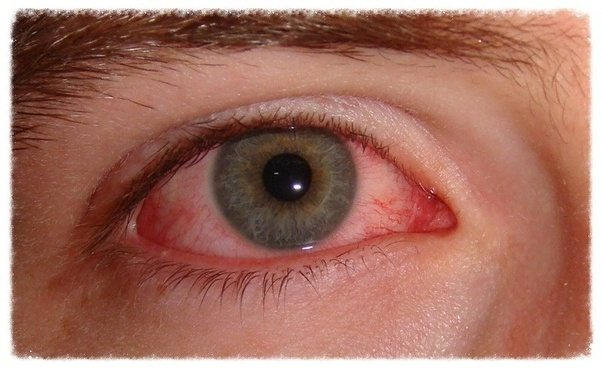
#> input picture data/images/mobile-eye-damage.jpg, 602 x 370 px
$ python -i blur_detection.py   (imports and definitions only)   (older library calls are emulated)
#> lines starting #> are read from the running program, lines starting #| are printed output that depends on the picture
"""Blur detection methods for pupil region analysis.

This module provides three blur detection techniques:
1. Variance of Laplacian - measures how rapidly pixel values change
2. Tenegrad Gradient Energy - measures edge contrast/sharpness
3. Frequency Domain (Fourier) - analyzes frequency content dampening

These methods are combined with weighted averaging to produce a final blur score.
Higher scores indicate sharper/clearer images; lower scores indicate more blur.
"""

from __future__ import annotations

from dataclasses import dataclass
from typing import Tuple

import cv2
import numpy as np


@dataclass
class BlurConfig:
    """Configuration for blur detection weighting."""

    laplacian_weight: float = 0.4
    tenegrad_weight: float = 0.35
    fourier_weight: float = 0.25
    # Minimum region size for reliable detection
    min_region_pixels: int = 100
    # Fourier analysis parameters
    fourier_low_freq_ratio: float = 0.1  # Fraction of spectrum considered low freq
    # Normalization constants for score scaling
    # These scale raw scores to approximately 0-100 range for consistent comparison
    laplacian_normalization: float = 10.0  # Laplacian variance divisor
    tenegrad_normalization: float = 10.0   # Tenegrad sqrt(score) divisor


# Small value to prevent division by zero in energy calculations
_ENERGY_EPSILON = 1e-10


@dataclass
class BlurResult:
    """Results from blur detection analysis."""

    laplacian_score: float
    tenegrad_score: float
    fourier_score: float
    combined_score: float
    is_blurry: bool
    blur_threshold: float


# [53 lines left out: function extract_pupil_region, not called in this run]


def _ensure_grayscale(image: np.ndarray) -> np.ndarray:
    """Convert to grayscale if needed."""
    if len(image.shape) == 3:
        return cv2.cvtColor(image, cv2.COLOR_BGR2GRAY)
    return image


def compute_laplacian_variance(image: np.ndarray, mask: np.ndarray | None = None) -> float:
    """
    Compute Variance of Laplacian (VoL) for blur detection.

    The Laplacian operator measures how rapidly pixel values change.
    A sharp image will have high variance in the Laplacian response,
    while a blurry image will have low variance.

    Args:
        image: Input image (grayscale or color)
        mask: Optional mask to restrict analysis to specific region

    Returns:
        Variance of Laplacian (higher = sharper image)
    """
    gray = _ensure_grayscale(image)

    # Apply Laplacian operator
    laplacian = cv2.Laplacian(gray, cv2.CV_64F)

    if mask is not None:
        # Only consider pixels within the mask
        masked_laplacian = laplacian[mask > 0]
        if masked_laplacian.size == 0:
            return 0.0
        return float(np.var(masked_laplacian))

    return float(np.var(laplacian))


def compute_tenegrad_score(image: np.ndarray, mask: np.ndarray | None = None) -> float:
    """
    Compute Tenegrad Gradient Energy Focus Measure.

    Tenegrad uses the Sobel operator to detect gradients (edges).
    It's particularly good at detecting edge contrast which is
    expected at the boundary of eye features.

    Args:
        image: Input image (grayscale or color)
        mask: Optional mask to restrict analysis to specific region

    Returns:
        Tenegrad score (higher = sharper edges/more contrast)
    """
    gray = _ensure_grayscale(image)

    # Compute Sobel gradients
    grad_x = cv2.Sobel(gray, cv2.CV_64F, 1, 0, ksize=3)
    grad_y = cv2.Sobel(gray, cv2.CV_64F, 0, 1, ksize=3)

    # Tenegrad is the sum of squared gradient magnitudes
    gradient_energy = grad_x**2 + grad_y**2

    if mask is not None:
        masked_energy = gradient_energy[mask > 0]
        if masked_energy.size == 0:
            return 0.0
        # Return mean energy for normalization
        return float(np.mean(masked_energy))

    return float(np.mean(gradient_energy))


def compute_fourier_blur_score(
    image: np.ndarray,
    mask: np.ndarray | None = None,
    low_freq_ratio: float = 0.1,
) -> float:
    """
    Compute Frequency Domain Blur Score using Fourier analysis.

    Cataracts and blur dampen high frequencies, resulting in a
    "milkier" or more uniform color. This method analyzes the
    ratio of high-frequency to low-frequency content.

    Args:
        image: Input image (grayscale or color)
        mask: Optional mask to restrict analysis to specific region
        low_freq_ratio: Fraction of spectrum considered low frequency

    Returns:
        Fourier blur score (higher = more high-frequency content = sharper)
    """
    gray = _ensure_grayscale(image)

    if mask is not None:
        # Apply mask - set non-masked pixels to mean to reduce edge artifacts
        masked_gray = gray.copy().astype(np.float64)
        mean_val = np.mean(gray[mask > 0]) if np.any(mask > 0) else 0
        masked_gray[mask == 0] = mean_val
        gray = masked_gray.astype(np.uint8)

    # Compute 2D FFT
    f_transform = np.fft.fft2(gray.astype(np.float64))
    f_shift = np.fft.fftshift(f_transform)

    # Get magnitude spectrum
    magnitude = np.abs(f_shift)

    # Create low-frequency mask (center of spectrum)
    rows, cols = gray.shape
    crow, ccol = rows // 2, cols // 2

    # Low frequency radius
    low_freq_radius = int(min(rows, cols) * low_freq_ratio)

    # Create masks for low and high frequency regions
    y, x = np.ogrid[:rows, :cols]
    distance_from_center = np.sqrt((x - ccol)**2 + (y - crow)**2)

    low_freq_mask = distance_from_center <= low_freq_radius
    high_freq_mask = ~low_freq_mask

    # Calculate energy in each band
    low_freq_energy = np.sum(magnitude[low_freq_mask]**2)
    high_freq_energy = np.sum(magnitude[high_freq_mask]**2)

    # Avoid division by zero
    total_energy = low_freq_energy + high_freq_energy
    if total_energy < _ENERGY_EPSILON:
        return 0.0

    # Return ratio of high frequency energy (higher = sharper)
    return float(high_freq_energy / total_energy)


def analyze_blur(
    image: np.ndarray,
    mask: np.ndarray | None = None,
    config: BlurConfig | None = None,
    blur_threshold: float = 50.0,
) -> BlurResult:
    """
    Analyze image blur using weighted combination of three methods.

    Args:
        image: Input image (grayscale or color)
        mask: Optional mask to restrict analysis
        config: Blur detection configuration
        blur_threshold: Combined score below which image is considered blurry

    Returns:
        BlurResult with individual and combined scores
    """
    if config is None:
        config = BlurConfig()

    # Compute individual scores
    laplacian_score = compute_laplacian_variance(image, mask)
    tenegrad_score = compute_tenegrad_score(image, mask)
    fourier_score = compute_fourier_blur_score(
        image, mask, config.fourier_low_freq_ratio
    )

    # Normalize scores for combination to approximately 0-100 range
    normalized_laplacian = min(
        100.0, laplacian_score / config.laplacian_normalization
    )
    normalized_tenegrad = min(
        100.0, np.sqrt(tenegrad_score) / config.tenegrad_normalization
    )
    # Fourier score is 0-1, scale to 0-100
    normalized_fourier = fourier_score * 100.0

    # Compute weighted average
    combined_score = (
        config.laplacian_weight * normalized_laplacian
        + config.tenegrad_weight * normalized_tenegrad
        + config.fourier_weight * normalized_fourier
    )

    return BlurResult(
        laplacian_score=laplacian_score,
        tenegrad_score=tenegrad_score,
        fourier_score=fourier_score,
        combined_score=combined_score,
        is_blurry=combined_score < blur_threshold,
        blur_threshold=blur_threshold,
    )


# [53 lines left out: function analyze_pupil_blur, not called in this run]

>>> import cv2
>>> picture = cv2.imread('data/images/mobile-eye-damage.jpg')
#> picture is the input picture: shape (370, 602, 3); mean B, G, R 96.7, 110.4, 162.1
>>> result = analyze_blur(picture)
#> in _ensure_grayscale, `return cv2.cvtColor(image, cv2.COLOR_BGR2GRAY)`:
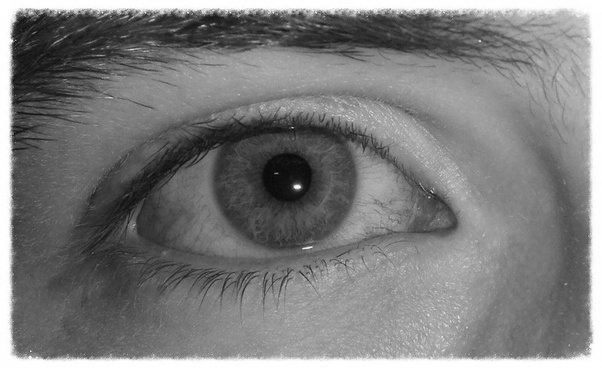
#> returned value: shape (370, 602); min 6, max 255, mean 124.3
#> in compute_laplacian_variance, `laplacian = cv2.Laplacian(gray, cv2.CV_64F)`:
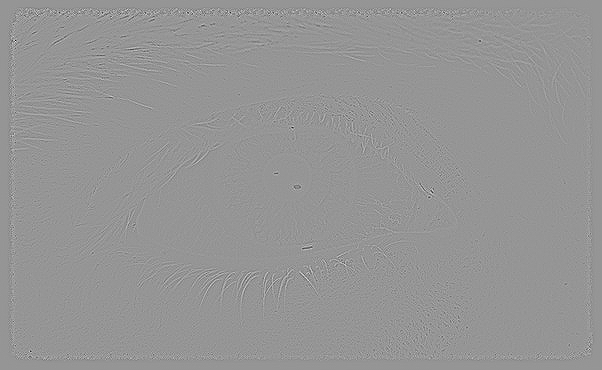
#> laplacian: shape (370, 602) float64; min -452, max 319, mean 0; drawn with min black and max white
#> in analyze_blur, `laplacian_score = compute_laplacian_variance(image, mask)`: laplacian_score = 465.3
#> in compute_tenegrad_score, `grad_x = cv2.Sobel(gray, cv2.CV_64F, 1, 0, ksize=3)`:
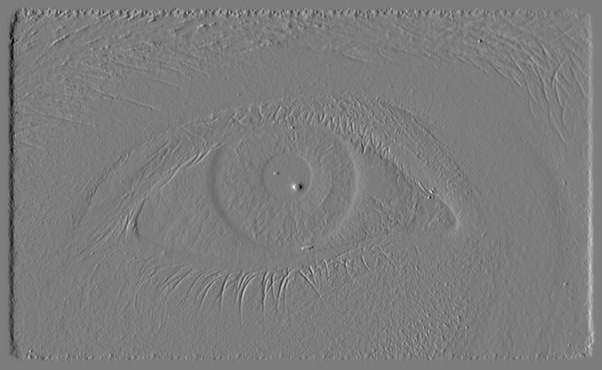
#> grad_x: shape (370, 602) float64; min -591, max 614, mean 0; drawn with min black and max white
#> in compute_tenegrad_score, `grad_y = cv2.Sobel(gray, cv2.CV_64F, 0, 1, ksize=3)`:
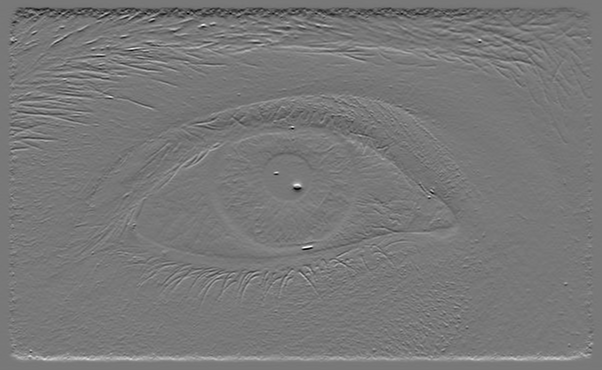
#> grad_y: shape (370, 602) float64; min -578, max 644, mean 0; drawn with min black and max white
#> in compute_tenegrad_score, `gradient_energy = grad_x**2 + grad_y**2`:
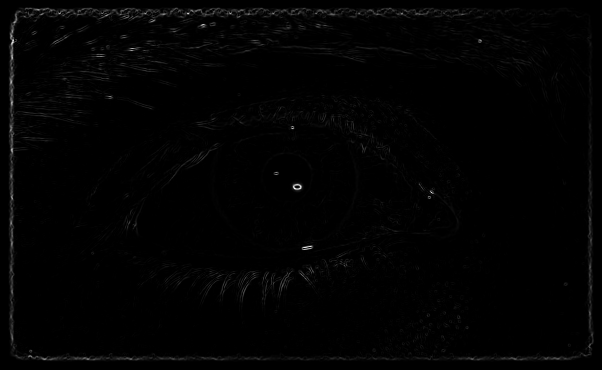
#> gradient_energy: shape (370, 602) float64; min 0, max 460260, mean 5042; drawn with min black and max white
#> in analyze_blur, `tenegrad_score = compute_tenegrad_score(image, mask)`: tenegrad_score = 5042
#> in compute_fourier_blur_score, `low_freq_energy = np.sum(magnitude[low_freq_mask]**2)`: low_freq_energy = 9.17e+14
#> in compute_fourier_blur_score, `high_freq_energy = np.sum(magnitude[high_freq_mask]**2)`: high_freq_energy = 4.72e+12
#> in compute_fourier_blur_score, `total_energy = low_freq_energy + high_freq_energy`: total_energy = 9.22e+14
#> in analyze_blur, `fourier_score = compute_fourier_blur_score( image, mask, config.fourie..`: fourier_score = 0.00512
#> in analyze_blur, `normalized_laplacian = min( 100.0, laplacian_score / config.laplacian_..`: normalized_laplacian = 46.53
#> in analyze_blur, `normalized_tenegrad = min( 100.0, np.sqrt(tenegrad_score) / config.ten..`: normalized_tenegrad = 7.1
#> in analyze_blur, `normalized_fourier = fourier_score * 100.0`: normalized_fourier = 0.512
#> in analyze_blur, `combined_score = ( config.laplacian_weight * normalized_laplacian + co..`: combined_score = 21.22
